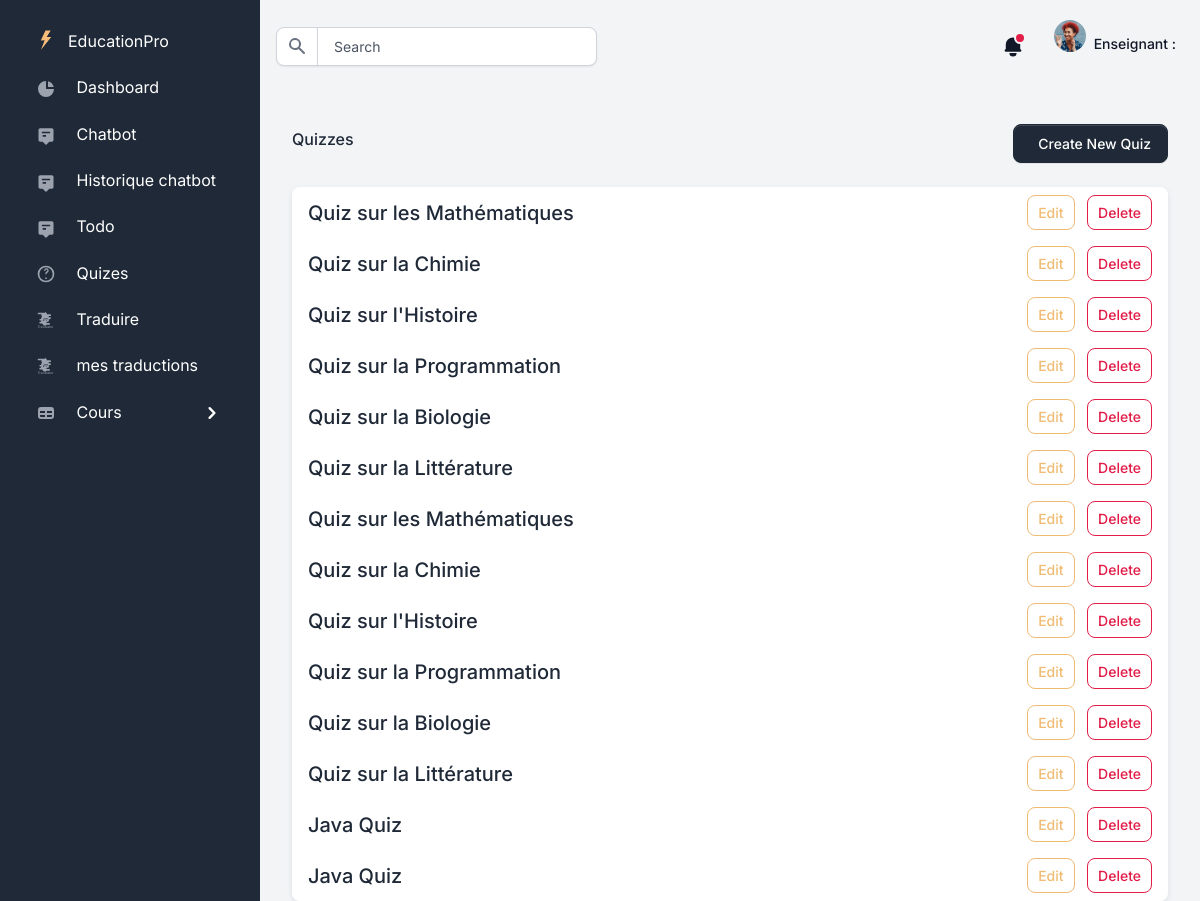
Screenshot of /quizzes/ with the database file from the repository.
### gestionQuiz/models.py (models this page shows)
class Quiz(models.Model):
    course = models.ForeignKey(Course, on_delete=models.CASCADE, related_name='quizzes')
    title = models.CharField(max_length=255)
    description = models.TextField(blank=True, null=True)
    total_questions = models.IntegerField(default=0)
    passing_score = models.DecimalField(max_digits=5, decimal_places=2, default=50.00)
    created_at = models.DateTimeField(auto_now_add=True)

### gestionQuiz/views.py (the view)
# urls.py: path('', quiz_list, name='quiz_list'),
def quiz_list(request):
    quizzes = Quiz.objects.all()
    return render(request, 'gestionQuiz/quiz_list.html', {'quizzes': quizzes})

### templates/gestionQuiz/quiz_list.html (shortened to what this page needs)
{% extends "layouts/base.html" %}
{% block content %}
<div class="container mt-5">
    <div class="d-flex justify-content-between align-items-center mb-4">
        <h1 class="display-6">Quizzes</h1>
        <a href="{% url 'create_quiz' %}" class="btn btn-primary">
            Create New Quiz
        </a>
    </div>
    <div class="list-group shadow-sm">
        {% for quiz in quizzes %}
            <div class="list-group-item d-flex justify-content-between align-items-center">
                <a href="{% url 'quiz_detail' quiz.id %}" class="text-decoration-none text-dark">
                    <h5 class="mb-0">{{ quiz.title }}</h5>
                </a>
                <div>
                    <a href="{% url 'edit_quiz' quiz.pk %}" class="btn btn-sm btn-outline-secondary me-2">
                         Edit
                    </a>
                    <a href="{% url 'delete_quiz' quiz.pk %}" class="btn btn-sm btn-outline-danger">
                         Delete
                    </a>
                </div>
            </div>
        {% empty %}
            <p class="text-muted text-center mt-3">No quizzes available. Click "Create New Quiz" to add one!</p>
        {% endfor %}
    </div>
</div>
{% endblock %}

### templates/layouts/base.html (shortened to what this page needs)
<!DOCTYPE html>
<html lang="en">
<head>
<link type="text/css" href="/static/assets/vendor/sweetalert2/dist/sweetalert2.min.css" rel="stylesheet">
<link type="text/css" href="/static/assets/vendor/notyf/notyf.min.css" rel="stylesheet">
<link type="text/css" href="/static/assets/css/volt.css" rel="stylesheet">
</head>
<body>
    {% include 'includes/sidebar.html' %}
    <main class="content">
      {% include 'includes/navigation.html' %}
      {% block content %}{% endblock content %}
    </main>
</body>
</html>

### templates/includes/sidebar.html (shortened to what this page needs)
        <nav id="sidebarMenu" class="sidebar d-lg-block bg-gray-800 text-white collapse" data-simplebar>
          <div class="sidebar-inner px-4 pt-3">
            <ul class="nav flex-column pt-3 pt-md-0">
              <li class="nav-item">
                <a href="/" class="nav-link d-flex align-items-center">
                  <span class="sidebar-icon">
                    <img src="/static/assets/img/brand/light.svg" height="20" width="20" alt="Volt Logo">
                  </span>
                  <span class="mt-1 ms-1 sidebar-text">EducationPro</span>
                </a>
              </li>
              <li class="nav-item {% if 'dashboard' in segment %} active {% endif %}">
                <a  href="{% url 'dashboard' %}" class="nav-link">
                  <span class="sidebar-icon">
                    <svg class="icon icon-xs me-2" fill="currentColor" viewBox="0 0 20 20" xmlns="http://www.w3.org/2000/svg"><path d="M2 10a8 8 0 018-8v8h8a8 8 0 11-16 0z"></path><path d="M12 2.252A8.014 8.014 0 0117.748 8H12V2.252z"></path></svg>
                  </span>
                  <span class="sidebar-text">Dashboard</span>
                </a>
              </li>
              <li class="nav-item {% if 'Chatbot' in segment %} active {% endif %}">
                <a href="{% url 'chatbot' %}" class="nav-link">
                  <span class="sidebar-icon">
                    <svg class="icon icon-xs me-2" fill="currentColor" viewBox="0 0 24 24" xmlns="http://www.w3.org/2000/svg">
                      <path d="M21 6c0-1.1-.9-2-2-2H5c-1.1 0-2 .9-2 2v12c0 1.1.9 2 2 2h3l4 4 4-4h3c1.1 0 2-.9 2-2V6zm-9 8h-4v-2h4v2zm5-4H7V8h10v2z"></path>
                    </svg>
                  </span>
                  <span class="sidebar-text">Chatbot</span>
                </a>
              </li>
              <li class="nav-item {% if 'historique_chatbot' in segment %} active {% endif %}">
                <a href="{% url 'historique_chatbot' %}" class="nav-link">
                  <span class="sidebar-icon">
                    <svg class="icon icon-xs me-2" fill="currentColor" viewBox="0 0 24 24" xmlns="http://www.w3.org/2000/svg">
                      <path d="M21 6c0-1.1-.9-2-2-2H5c-1.1 0-2 .9-2 2v12c0 1.1.9 2 2 2h3l4 4 4-4h3c1.1 0 2-.9 2-2V6zm-9 8h-4v-2h4v2zm5-4H7V8h10v2z"></path>
                    </svg>
                  </span>
                  <span class="sidebar-text">Historique chatbot</span>
                </a>
              </li>
              <li class="nav-item {% if 'user_todo_list' in segment %} active {% endif %}">
                <a href="{% url 'user_todo_list' %}" class="nav-link">
                  <span class="sidebar-icon">
                    <svg class="icon icon-xs me-2" fill="currentColor" viewBox="0 0 24 24" xmlns="http://www.w3.org/2000/svg">
                      <path d="M21 6c0-1.1-.9-2-2-2H5c-1.1 0-2 .9-2 2v12c0 1.1.9 2 2 2h3l4 4 4-4h3c1.1 0 2-.9 2-2V6zm-9 8h-4v-2h4v2zm5-4H7V8h10v2z"></path>
                    </svg>
                  </span>
                  <span class="sidebar-text">Todo</span>
                </a>
              </li>
            <li class="nav-item {% if 'Quiz' in segment %} active {% endif %}">
                <a href="{% url 'quiz_list' %}" class="nav-link">
                  <span class="sidebar-icon">
                </span>
                  <span class="sidebar-text">Quizes</span>
                </a>
              </li>
              <li class="nav-item {% if 'settings' in segment %} active {% endif %}">
                <a  href="{% url 'gradio_view' %}" class="nav-link">
                  <span class="sidebar-icon">
                  </span>
                  <span class="sidebar-text">Traduire</span>
                </a>
              </li>
              <li class="nav-item {% if 'settings' in segment %} active {% endif %}">
                <a  href="{% url 'translator_history' %}" class="nav-link">
                  <span class="sidebar-icon">
                  </span>
                  <span class="sidebar-text">mes traductions</span>
                </a>
              </li>
              <li class="nav-item {% if 'tables-bootstrap-' in segment %} active {% endif %}">
                <span
                  class="nav-link  collapsed  d-flex justify-content-between align-items-center"
                  data-bs-toggle="collapse" data-bs-target="#submenu-app">
                  <span>
                    <span class="sidebar-icon">
                      <svg class="icon icon-xs me-2" fill="currentColor" viewBox="0 0 20 20" xmlns="http://www.w3.org/2000/svg"><path fill-rule="evenodd" d="M5 4a3 3 0 00-3 3v6a3 3 0 003 3h10a3 3 0 003-3V7a3 3 0 00-3-3H5zm-1 9v-1h5v2H5a1 1 0 01-1-1zm7 1h4a1 1 0 001-1v-1h-5v2zm0-4h5V8h-5v2zM9 8H4v2h5V8z" clip-rule="evenodd"></path></svg>
                    </span>
                    <span class="sidebar-text">Cours</span>
                  </span>
                  <span class="link-arrow">
                    <svg class="icon icon-sm" fill="currentColor" viewBox="0 0 20 20" xmlns="http://www.w3.org/2000/svg"><path fill-rule="evenodd" d="M7.293 14.707a1 1 0 010-1.414L10.586 10 7.293 6.707a1 1 0 011.414-1.414l4 4a1 1 0 010 1.414l-4 4a1 1 0 01-1.414 0z" clip-rule="evenodd"></path></svg>
                  </span>
                </span>
              </li>
            </ul>
          </div>
        </nav>

### templates/includes/navigation.html (shortened to what this page needs)
<nav class="navbar navbar-top navbar-expand navbar-dashboard navbar-dark ps-0 pe-2 pb-0">
              <div class="container-fluid px-0">
                <div class="d-flex justify-content-between w-100" id="navbarSupportedContent">
                  <div class="d-flex align-items-center">
                    <form class="navbar-search form-inline" id="navbar-search-main">
                      <div class="input-group input-group-merge search-bar">
                          <span class="input-group-text" id="topbar-addon">
                          </span>
                          <input type="text" class="form-control" id="topbarInputIconLeft" placeholder="Search" aria-label="Search" aria-describedby="topbar-addon">
                      </div>
                    </form>
                  </div>
                  <ul class="navbar-nav align-items-center">
                    <li class="nav-item dropdown">
                      <a class="nav-link text-dark notification-bell unread dropdown-toggle" data-unread-notifications="true" href="#" role="button" data-bs-toggle="dropdown" data-bs-display="static" aria-expanded="false">
                        <svg class="icon icon-sm text-gray-900" fill="currentColor" viewBox="0 0 20 20" xmlns="http://www.w3.org/2000/svg"><path d="M10 2a6 6 0 00-6 6v3.586l-.707.707A1 1 0 004 14h12a1 1 0 00.707-1.707L16 11.586V8a6 6 0 00-6-6zM10 18a3 3 0 01-3-3h6a3 3 0 01-3 3z"></path></svg>
                      </a>
                    </li>
                    <li class="nav-item dropdown ms-lg-3">
                      <a class="nav-link dropdown-toggle pt-1 px-0" href="#" role="button" data-bs-toggle="dropdown" aria-expanded="false">
                        <div class="media d-flex align-items-center">
                            <p class="text-center">
                                {% if user.avatar %}
                                <img src="{{ user.avatar.url }}" alt="Avatar"  class="avatar rounded-circle" >
                                {% else %}
                                <img src="/static/assets/img/team/profile-picture-3.jpg" alt="Avatar"  class="avatar rounded-circle" >
                                {% endif %}
                            </p>
                          <div class="media-body ms-2 text-dark align-items-center d-none d-lg-block">
                            <span class="mb-0 font-small fw-bold text-gray-900">
                              {% if user.is_authenticated and user.role == 'Etudiant'%}
                                Etudiant : <strong>{{ request.user.username }}</strong>
                              {% else %}
                                Enseignant : <strong>{{ request.user.username }}</strong>
                              {% endif %}
                            </span>
                          </div>
                        </div>
                      </a>
                    </li>
                  </ul>
                </div>
              </div>
            </nav>

### rows the page displays
Quiz: title "Quiz sur les Mathématiques"
Quiz: title "Quiz sur la Chimie"
Quiz: title "Quiz sur l'Histoire"
Quiz: title "Quiz sur la Programmation"
Quiz: title "Quiz sur la Biologie"
Quiz: title "Quiz sur la Littérature"
Quiz: title "Quiz sur les Mathématiques"
Quiz: title "Quiz sur la Chimie"
Quiz: title "Quiz sur l'Histoire"
Quiz: title "Quiz sur la Programmation"
Quiz: title "Quiz sur la Biologie"
Quiz: title "Quiz sur la Littérature"
Quiz: title "Java Quiz"
Quiz: title "Java Quiz"
